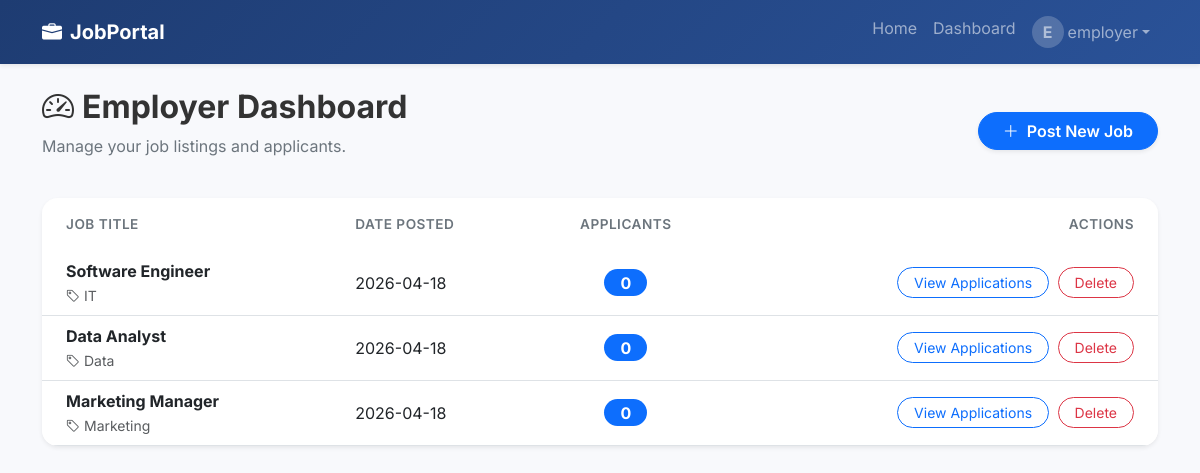
Page /dashboard/employer (signed in) on the committed database.
### models.py (models this page shows)
class User(UserMixin, db.Model):
    id = db.Column(db.Integer, primary_key=True)
    username = db.Column(db.String(150), unique=True, nullable=False)
    email = db.Column(db.String(150), unique=True, nullable=False)
    password = db.Column(db.String(256), nullable=False)
    role = db.Column(db.String(50), nullable=False, default='seeker') # 'seeker', 'employer', 'admin'
    jobs = db.relationship('JobListing', backref='employer', lazy=True)
    applications = db.relationship('Application', backref='applicant', lazy=True)

class JobListing(db.Model):
    id = db.Column(db.Integer, primary_key=True)
    title = db.Column(db.String(200), nullable=False)
    description = db.Column(db.Text, nullable=False)
    salary = db.Column(db.String(100), nullable=True)
    location = db.Column(db.String(200), nullable=True)
    category = db.Column(db.String(100), nullable=True)
    company = db.Column(db.String(150), nullable=False)
    date_posted = db.Column(db.DateTime, default=datetime.utcnow)
    employer_id = db.Column(db.Integer, db.ForeignKey('user.id'), nullable=False)
    applications = db.relationship('Application', backref='job', lazy=True, cascade="all, delete-orphan")

### app.py (the view)
@app.route('/dashboard/employer')
@login_required
@role_required('employer')
def employer_dashboard():
    jobs = JobListing.query.filter_by(employer_id=current_user.id).all()
    return render_template('employer/dashboard.html', jobs=jobs)

### app.py (called while the page is built)
@login_manager.user_loader
def load_user(user_id):
    return User.query.get(int(user_id))

def role_required(role):
    def decorator(f):
        @wraps(f)
        def decorated_function(*args, **kwargs):
            if not current_user.is_authenticated or current_user.role != role:
                flash(f'Access denied. You must be an {role} to view this page.', 'danger')
                return redirect(url_for('index'))
            return f(*args, **kwargs)
        return decorated_function
    return decorator

@app.context_processor
def inject_user():
    return dict(current_user=current_user)

### templates/employer/dashboard.html (shortened to what this page needs)
{% extends 'base.html' %}
{% block content %}
<div class="row mb-4 align-items-center">
    <div class="col-md-6">
        <h2 class="fw-bold"><i class="bi bi-speedometer2 me-2"></i>Employer Dashboard</h2>
        <p class="text-secondary">Manage your job listings and applicants.</p>
    </div>
    <div class="col-md-6 text-md-end">
        <a href="{{ url_for('post_job') }}" class="btn btn-primary rounded-pill fw-semibold shadow-sm px-4"><i class="bi bi-plus-lg me-2"></i>Post New Job</a>
    </div>
</div>
<div class="card border-0 shadow-sm rounded-4 overflow-hidden">
    <div class="card-body p-0">
        <div class="table-responsive">
            <table class="table table-hover mb-0">
                <thead class="bg-light">
                    <tr>
                        <th class="ps-4 border-0 py-3">Job Title</th>
                        <th class="border-0 py-3">Date Posted</th>
                        <th class="border-0 py-3 text-center">Applicants</th>
                        <th class="border-0 py-3 pe-4 text-end">Actions</th>
                    </tr>
                </thead>
                <tbody>
                    {% for job in jobs %}
                    <tr>
                        <td class="ps-4">
                            <span class="fw-bold d-block">{{ job.title }}</span>
                            <small class="text-muted"><i class="bi bi-tag me-1"></i>{{ job.category }}</small>
                        </td>
                        <td>{{ job.date_posted.strftime('%Y-%m-%d') }}</td>
                        <td class="text-center">
                            <span class="badge bg-primary rounded-pill fs-6 px-3">{{ job.applications|length }}</span>
                        </td>
                        <td class="pe-4 text-end">
                            <a href="{{ url_for('job_applications', job_id=job.id) }}" class="btn btn-sm btn-outline-primary rounded-pill px-3 me-1">View Applications</a>
                            <form action="{{ url_for('delete_job', job_id=job.id) }}" method="POST" class="d-inline">
                                <button type="submit" class="btn btn-sm btn-outline-danger rounded-pill px-3" onclick="return confirm('Are you sure you want to delete this job?')">Delete</button>
                            </form>
                        </td>
                    </tr>
                    {% endfor %}
                </tbody>
            </table>
        </div>
    </div>
</div>
{% endblock %}

### templates/base.html (shortened to what this page needs)
<!DOCTYPE html>
<html lang="en">
<head>
    <link href="https://cdn.jsdelivr.net/npm/bootstrap@5.3.0/dist/css/bootstrap.min.css" rel="stylesheet">
    <link rel="stylesheet" href="https://cdn.jsdelivr.net/npm/bootstrap-icons@1.10.5/font/bootstrap-icons.css">
    <link rel="stylesheet" href="{{ url_for('static', filename='style.css') }}">
</head>
<body>
<nav class="navbar navbar-expand-lg navbar-dark bg-primary shadow-sm glass-nav">
  <div class="container">
    <a class="navbar-brand fw-bold" href="{{ url_for('index') }}"><i class="bi bi-briefcase-fill me-2"></i>JobPortal</a>
    <div class="collapse navbar-collapse" id="navbarNav">
      <ul class="navbar-nav ms-auto">
        <li class="nav-item">
          <a class="nav-link" href="{{ url_for('index') }}">Home</a>
        </li>
        {% if current_user.is_authenticated %}
            <li class="nav-item">
                {% if current_user.role == 'employer' %}
                    <a class="nav-link" href="{{ url_for('employer_dashboard') }}">Dashboard</a>
                {% elif current_user.role == 'admin' %}
                    <a class="nav-link" href="{{ url_for('admin_dashboard') }}">Admin Panel</a>
                {% else %}
                    <a class="nav-link" href="{{ url_for('seeker_dashboard') }}">My Applications</a>
                {% endif %}
            </li>
            <li class="nav-item dropdown">
              <a class="nav-link dropdown-toggle d-flex align-items-center" href="#" id="userDropdown" role="button" data-bs-toggle="dropdown">
                 <div class="avatar-circle me-1">{{ current_user.username[0]|upper }}</div> {{ current_user.username }}
              </a>
            </li>
        {% endif %}
      </ul>
    </div>
  </div>
</nav>
<div class="container mt-4 mb-5 pb-5">
    {% block content %}{% endblock %}
</div>
</body>
</html>

### static/style.css (style rules this page uses)
body { font-family: 'Inter', sans-serif; background-color: #f8f9fc; color: #333; }
.glass-nav { background: linear-gradient(135deg, #1e3c72 0%, #2a5298 100%) !important; }
.avatar-circle { width: 32px; height: 32px; background-color: rgba(255,255,255,0.2); border-radius: 50%; display: flex; align-items: center; justify-content: center; font-weight: bold; }
.table th { font-weight: 600; color: #6c757d; text-transform: uppercase; font-size: 0.85rem; letter-spacing: 0.5px; }
.table td { vertical-align: middle; }

### rows in the picture
User: username "E", username "employer"
JobListing: title "Software Engineer", category "IT", date_posted "2026-04-18", applications|length "0"
JobListing: title "Data Analyst", category "Data", date_posted "2026-04-18", applications|length "0"
JobListing: title "Marketing Manager", category "Marketing", date_posted "2026-04-18", applications|length "0"
